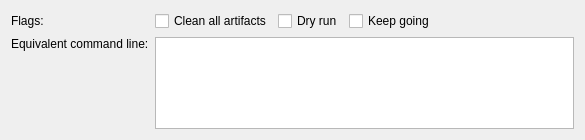
<?xml version="1.0" encoding="UTF-8"?>
<ui version="4.0">
 <class>BusyProjectManager::Internal::BusyCleanStepConfigWidget</class>
 <widget class="QWidget" name="BusyProjectManager::Internal::BusyCleanStepConfigWidget">
  <property name="geometry">
   <rect>
    <x>0</x>
    <y>0</y>
    <width>585</width>
    <height>140</height>
   </rect>
  </property>
  <layout class="QFormLayout" name="formLayout">
   <item row="0" column="0">
    <widget class="QLabel" name="flagsLabel">
     <property name="text">
      <string>Flags:</string>
     </property>
    </widget>
   </item>
   <item row="0" column="1">
    <layout class="QHBoxLayout" name="horizontalLayout_2">
     <item>
      <widget class="QCheckBox" name="cleanAllCheckBox">
       <property name="text">
        <string>Clean all artifacts</string>
       </property>
      </widget>
     </item>
     <item>
      <widget class="QCheckBox" name="dryRunCheckBox">
       <property name="text">
        <string>Dry run</string>
       </property>
      </widget>
     </item>
     <item>
      <widget class="QCheckBox" name="keepGoingCheckBox">
       <property name="text">
        <string>Keep going</string>
       </property>
      </widget>
     </item>
     <item>
      <spacer name="horizontalSpacer">
       <property name="orientation">
        <enum>Qt::Horizontal</enum>
       </property>
       <property name="sizeHint" stdset="0">
        <size>
         <width>58</width>
         <height>20</height>
        </size>
       </property>
      </spacer>
     </item>
    </layout>
   </item>
   <item row="1" column="0">
    <widget class="QLabel" name="commandLineKeyLabel">
     <property name="sizePolicy">
      <sizepolicy hsizetype="Fixed" vsizetype="Preferred">
       <horstretch>0</horstretch>
       <verstretch>0</verstretch>
      </sizepolicy>
     </property>
     <property name="text">
      <string>Equivalent command line:</string>
     </property>
     <property name="alignment">
      <set>Qt::AlignLeading|Qt::AlignLeft|Qt::AlignTop</set>
     </property>
    </widget>
   </item>
   <item row="1" column="1">
    <widget class="QPlainTextEdit" name="commandLineTextEdit">
     <property name="sizePolicy">
      <sizepolicy hsizetype="Expanding" vsizetype="Preferred">
       <horstretch>0</horstretch>
       <verstretch>0</verstretch>
      </sizepolicy>
     </property>
     <property name="undoRedoEnabled">
      <bool>false</bool>
     </property>
     <property name="readOnly">
      <bool>true</bool>
     </property>
     <property name="plainText">
      <string notr="true"/>
     </property>
    </widget>
   </item>
  </layout>
  <zorder>commandLineKeyLabel</zorder>
  <zorder>flagsLabel</zorder>
  <zorder>commandLineTextEdit</zorder>
 </widget>
 <resources/>
 <connections/>
</ui>
